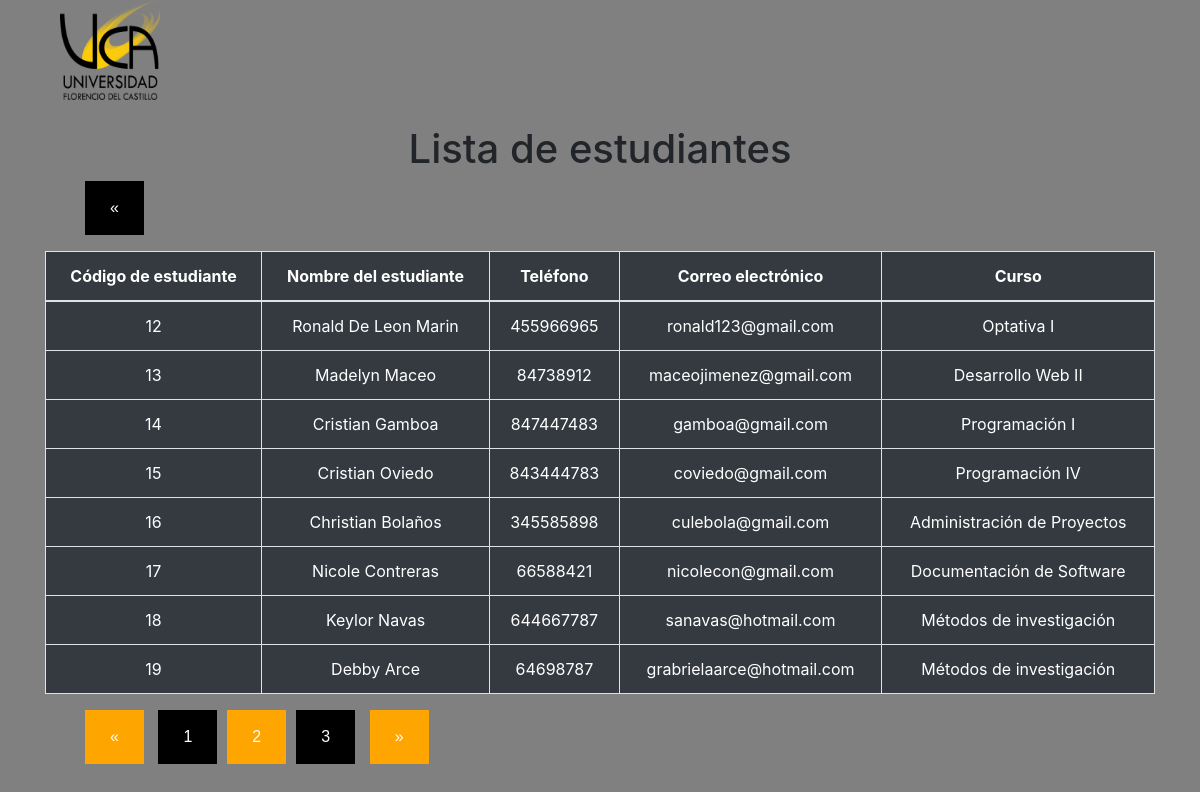
Screenshot of /consultar.php?pagina=2 with the database file from the repository.
### tables this page shows
CREATE TABLE `estudiantes` (
  `IDE_ESTUDIANTE` int(100) NOT NULL COMMENT 'Este es el código del estudiante',
  `DSC_NOMBRE` varchar(20) DEFAULT NULL COMMENT 'Este es el nombre del estudiante',
  `DSC_APELLIDOS` varchar(20) DEFAULT NULL COMMENT 'Estos son los apellidos del estudiante',
  `NUM_EDAD` int(11) NOT NULL COMMENT 'Este es la edad del estudiante',
  `NUM_TELEFONO` varchar(15) DEFAULT NULL COMMENT 'Es el número de teléfono del estudiante',
  `DSC_CORREO` varchar(50) DEFAULT NULL COMMENT 'Este es el correo eléctronico del estudiante',
  `DSC_CURSO` varchar(30) DEFAULT NULL COMMENT 'Este es el curso del estudiante',
  `NUM_NOTA` int(11) NOT NULL COMMENT 'Esta es la nota del estudiante'
);

### consultar.php (called while the page is built)
<?php
	require 'conexion/pdo.php';
    $estudiantesPorPagina = 8;
    $numeroPagina = isset($_GET['pagina']) ? (int)$_GET['pagina'] : 1;
    $primerRegistro = ($numeroPagina>1) ? ($numeroPagina * $estudiantesPorPagina - $estudiantesPorPagina) : 0;
    $sql = $pdo->prepare("SELECT SQL_CALC_FOUND_ROWS * FROM estudiantes LIMIT $primerRegistro, $estudiantesPorPagina");
    $sql->execute();
    $totalEstudiantes = $pdo->prepare("SELECT count(1) FROM estudiantes");
    $totalEstudiantes->execute();
    $totalEstudiantes = $totalEstudiantes->fetchColumn();
    $totalPaginas = ceil($totalEstudiantes/$estudiantesPorPagina);
    require 'view/consultar_view.php';
?>

### view/consultar_view.php (the view, shortened to what this page needs)
<!DOCTYPE html>
<html lang="es">
    <head>
        <link href="css/consultar.css" rel="stylesheet">
        <link rel="stylesheet" href="https://stackpath.bootstrapcdn.com/bootstrap/4.5.2/css/bootstrap.min.css">
    </head>
    <body style="background: gray;">
         <div class="container">
            <div class="col-md-6"><img src="img/UCA.png"width="100px"height="100px"></div>
              <div class="centrado">
                  <h1>Lista de estudiantes</h1>
                  <div class="float-left">
                        <section class = "paginacion">
                            <ul>
                              <li><a href="index.php">&laquo;</a></li>
                            </ul>
                        </section>
                  </div>
                     <table class="table bg-dark table-bordered table-hover table-responsive-sm table-responsive-md table-responsive-lg table-responsive-xl">
                          <thead>
                              <tr class="text-white">
                                  <th scope="col">C&oacute;digo de estudiante</th>
                                  <th scope="col">Nombre del estudiante</th>
                                  <th scope="col">Tel&eacute;fono</th>
                                  <th scope="col">Correo electr&oacute;nico</th>
                                  <th scope="col">Curso</th>
                              </tr>
                          </thead>
                          <tbody>
                                   <?php
                                      $sql->execute();
                                      foreach($sql as $fila) {
                                   ?>
                                    <tr class = "text-white">
                                      <td ><?=$fila->IDE_ESTUDIANTE?></td>
                                      <td><?=$fila->DSC_NOMBRE ." ".$fila->DSC_APELLIDOS?></td>
                                      <td><?=$fila->NUM_TELEFONO?></td>
                                      <td ><?=$fila->DSC_CORREO?></td>
                                      <td><?=$fila->DSC_CURSO?></td>
                                    </tr>
                                    <?php
                                    }?>
                        </tbody>
                     </table>
              </div>
              <section class="paginacion">
                      <ul>
                        <?php if($numeroPagina == 1){ ?>
                          <li class="disabled">&laquo</a></li>
                        <?php }else{?>
                          <li class="active"><a href="?pagina=<?= $numeroPagina - 1;?>">&laquo</a></li>
                        <?php } ?>
                        <?php
                          for ($i=1; $i<= $totalPaginas; $i++) {
                            if($numeroPagina == $i){
                              echo "<li class='active'><a href='?pagina=$i'>$i</a></li>";
                            }else{
                              echo "<li><a href='?pagina=$i'>$i</a></li>";
                            }
                          }
                        ?>
                        <?php if($numeroPagina == $totalPaginas){ ?>
                          <li class="disabled">&raquo</a></li>
                        <?php }else{?>
                          <li class="active"><a href="?pagina=<?= $numeroPagina + 1;?>">&raquo</a></li>
                        <?php } ?>
                      </ul>
              </section>
         </div>
    </body>
</html>

### css/consultar.css (style rules this page uses)
.paginacion ul { list-style: none; }
.paginacion ul li { display: inline-block; margin-right: 10px; }
.paginacion ul .active a { background: #FFA500; }
.paginacion ul li a { display: inline-block; font-family: Arial, helvetica; padding: 15px 25px; background: black; color: #fff; text-decoration: none; }

### view/consultar_view.php (style rules this page uses)
.centrado { text-align:center; margin-top: 25px; }

### rows the page displays
estudiantes: IDE_ESTUDIANTE "12", DSC_NOMBRE "Ronald", DSC_APELLIDOS "De Leon Marin", NUM_TELEFONO "455966965", DSC_CORREO "ronald123@gmail.com", DSC_CURSO "Optativa I"
estudiantes: IDE_ESTUDIANTE "13", DSC_NOMBRE "Madelyn", DSC_APELLIDOS "Maceo", NUM_TELEFONO "84738912", DSC_CORREO "maceojimenez@gmail.com", DSC_CURSO "Desarrollo Web II"
estudiantes: IDE_ESTUDIANTE "14", DSC_NOMBRE "Cristian", DSC_APELLIDOS "Gamboa", NUM_TELEFONO "847447483", DSC_CORREO "gamboa@gmail.com", DSC_CURSO "Programación I"
estudiantes: IDE_ESTUDIANTE "15", DSC_NOMBRE "Cristian", DSC_APELLIDOS "Oviedo", NUM_TELEFONO "843444783", DSC_CORREO "coviedo@gmail.com", DSC_CURSO "Programación IV"
estudiantes: IDE_ESTUDIANTE "16", DSC_NOMBRE "Christian", DSC_APELLIDOS "Bolaños", NUM_TELEFONO "345585898", DSC_CORREO "culebola@gmail.com", DSC_CURSO "Administración de Proyectos"
estudiantes: IDE_ESTUDIANTE "17", DSC_NOMBRE "Nicole", DSC_APELLIDOS "Contreras", NUM_TELEFONO "66588421", DSC_CORREO "nicolecon@gmail.com", DSC_CURSO "Documentación de Software"
estudiantes: IDE_ESTUDIANTE "18", DSC_NOMBRE "Keylor", DSC_APELLIDOS "Navas", NUM_TELEFONO "644667787", DSC_CORREO "sanavas@hotmail.com", DSC_CURSO "Métodos de investigación"
estudiantes: IDE_ESTUDIANTE "19", DSC_NOMBRE "Debby", DSC_APELLIDOS "Arce", NUM_TELEFONO "64698787", DSC_CORREO "grabrielaarce@hotmail.com", DSC_CURSO "Métodos de investigación"
